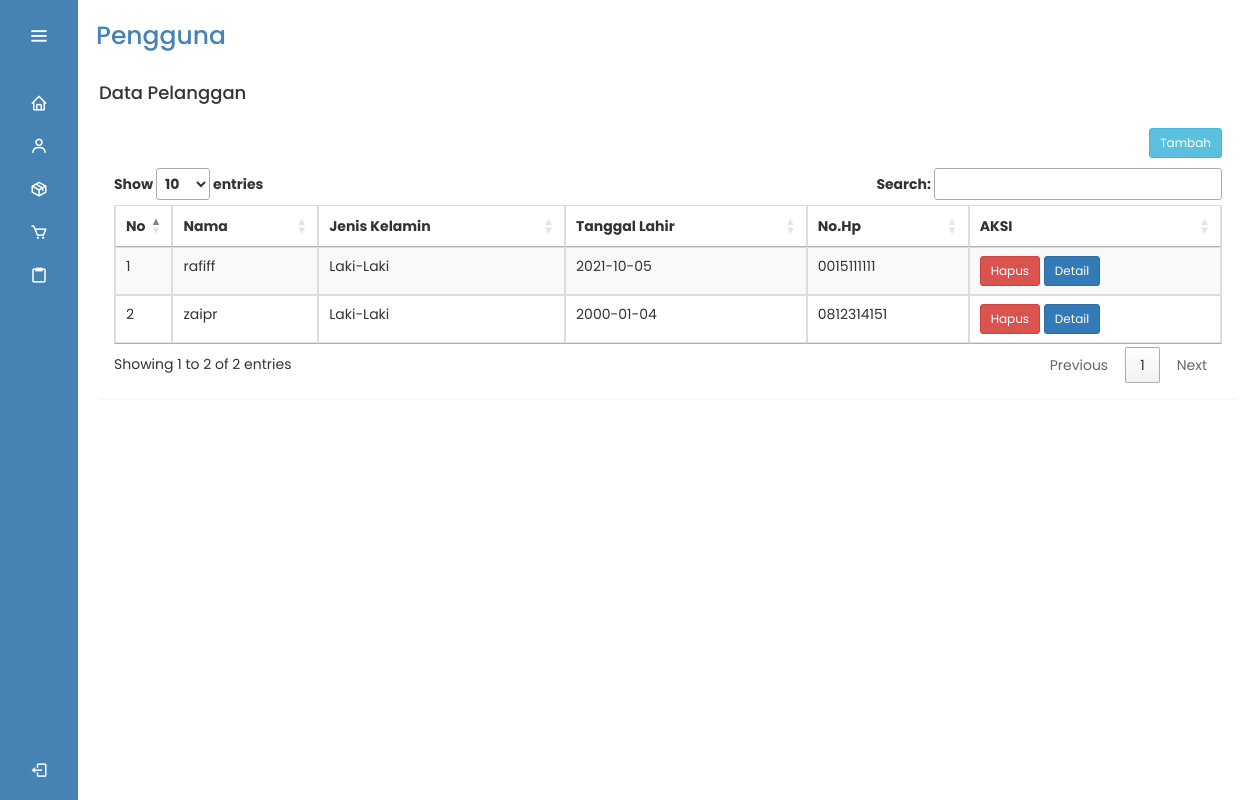
Screenshot of /admin/pengguna.php with the database file from the repository.
### tables this page shows
CREATE TABLE `customer` (
  `id_customer` int(11) NOT NULL,
  `nama` varchar(255) NOT NULL,
  `jenis_kelamin` varchar(255) NOT NULL,
  `tanggal_lahir` varchar(255) NOT NULL,
  `phone` varchar(255) NOT NULL,
  `id_user` int(11) NOT NULL,
  `id_alamat` int(11) NOT NULL
);

### admin/pengguna.php (the view, shortened to what this page needs)
<!DOCTYPE html>
<html lang="en">
<head>
    <link rel="stylesheet" href="style.css">
    <link href='https://unpkg.com/boxicons@2.1.4/css/boxicons.min.css' rel='stylesheet'>
    <link rel="stylesheet" href="assets/css/bootstrap.css">
    <link rel="stylesheet" type="text/css" href="https://cdn.datatables.net/1.10.24/css/jquery.dataTables.css">
</head>
<body>
    <?php include 'sidebar.php'; ?>
    <section class="home-section">
        <div class="text">Pengguna</div>
        <div class="container">
            <div class="panel">
                <div class="panel-handling">
                    <h4>Data Pelanggan</h4>
                </div>
                <div class="panel-body">
                    <a href="pengguna_tambah.php" class="btn btn-sm btn-info pull-right">Tambah</a>
                    <br>
                    <br>
                    <table class="table table-bordered table-striped">
                        <thead>
                            <tr>
                                <th width="1%">No</th>
                                <th>Nama</th>
                                <th>Jenis Kelamin</th>
                                <th>Tanggal Lahir</th>
                                <th>No.Hp</th>
                                <th eidth="15%">AKSI</th>
                            </tr>
                        </thead>
                        <tbody>
                            <?php
                            include "koneksi.php";
                            $no = 1;
                            $query = mysqli_query($koneksi, "SELECT * FROM customer order by nama asc");
                            while ($d = mysqli_fetch_array($query)) {
                                ?>
                                <tr>
                                    <td><?php echo $no++ ?></td>
                                    <td><?php echo $d['nama']; ?></td>
                                    <td><?php echo $d['jenis_kelamin']; ?></td>
                                    <td><?php echo $d['tanggal_lahir']; ?></td>
                                    <td><?php echo $d['phone']; ?></td>
                                    <td>
                                        <a href="pengguna_hapus.php?id=<?php echo $d['id_customer']; ?>" class="btn btn-sm btn-danger">Hapus</a>
                                        <a href="pengguna_detail.php?id=<?php echo $d['id_customer']; ?>" class="btn btn-sm btn-primary">Detail</a>
                                    </td>
                                </tr>
                                <?php
                            }
                            ?>
                        </tbody>
                    </table>
                </div>
            </div>
        </div>
    </section>
</body>
</html>

### admin/style.css (style rules this page uses)
* { padding: 0%; margin: 0%; box-sizing: border-box; font-family: 'Poppins', sans-serif; }
body { min-height: 100vh; }
.home-section { position: relative; background-color: #fff; min-height: 100vh; top:0; left:78px; width: calc(100% - 78px); transition: all .5s ease; z-index: 2; }
.home-section .text { display: inline-block; color:#4682B4; font-size: 25px; font-weight: 500; margin: 18px; }

### rows the page displays
customer: nama "rafiff", jenis_kelamin "Laki-Laki", tanggal_lahir "2021-10-05", phone "0015111111"
customer: nama "zaipr", jenis_kelamin "Laki-Laki", tanggal_lahir "2000-01-04", phone "0812314151"
